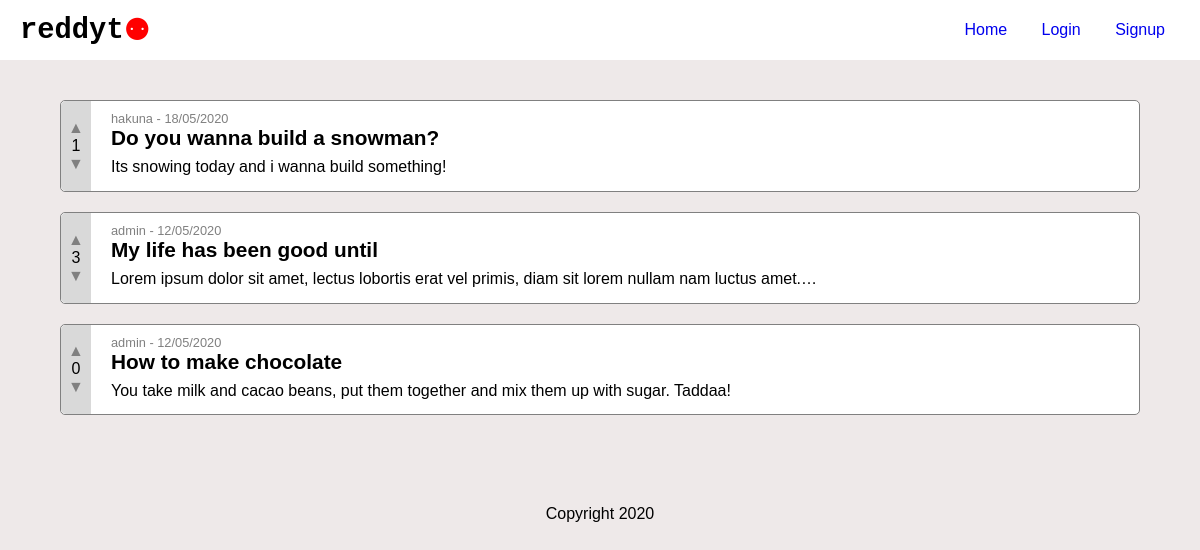
The app's page /, older data.
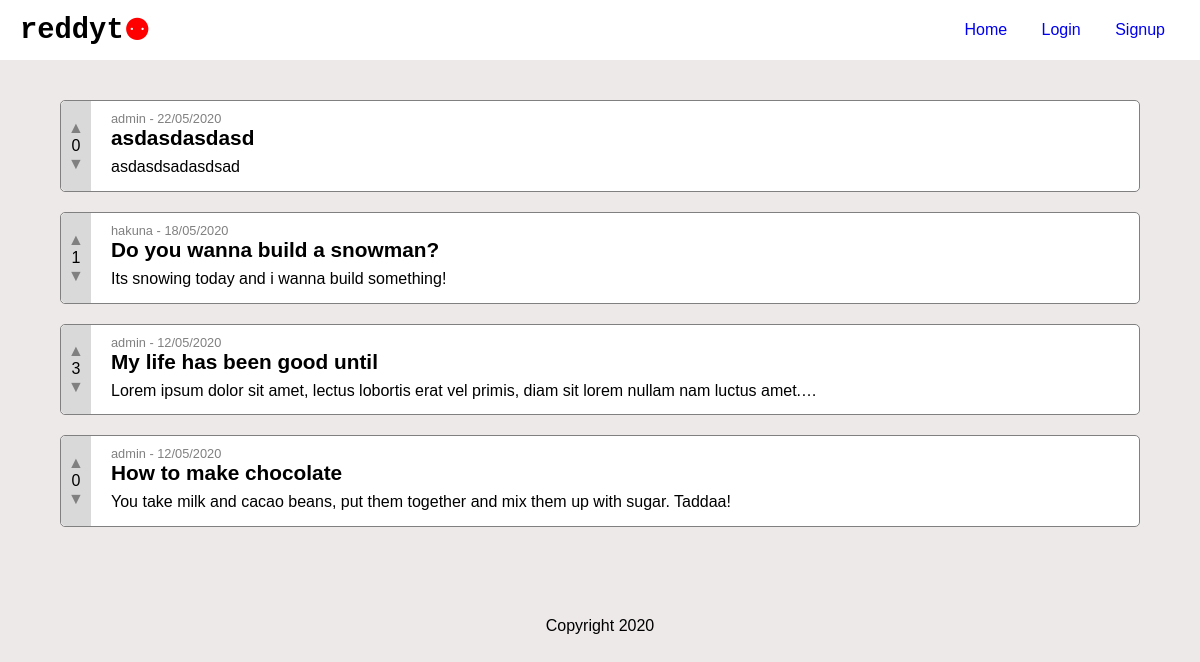
The same page, newer data.
### discussion_app/models.py (models this page shows, shortened)
class Post(models.Model):
    title = models.CharField(max_length=200)
    text = models.TextField()
    user = models.ForeignKey(User, on_delete=models.CASCADE)
    created_timestamp = models.DateTimeField(auto_now_add=True)
    votes = models.IntegerField(default=0)
    class Meta:
        ordering = ['-created_timestamp']

### discussion_app/views.py (the view)
# urls.py: path("", views.index, name="index"),
def index(request):
    posts = Post.objects.all()[:5]
    context = {"posts": posts}
    return render(request, "discussion_app/index.html", context)

### templates/discussion_app/index.html
{% extends 'base.html' %} {% block title %}Homepage{% endblock title %}
{% block content %}
<div id="discussions">
  {% for post in posts %}
  <div class="discussion post-{{ post.id }}">
    <div class="left">
      <button class="upvote post-vote" data-postid="{{ post.id }}">&#x25B2;</button>
      <p class="votes">{{ post.votes }}</p>
      <button class="downvote post-vote" data-postid="{{ post.id }}">&#x25BC;</button>
    </div>
    <a class="right" href="{% url 'discussion_app:single_post' post.id %}">
      <p class="author">{{ post.user.username }} - {{ post.created_timestamp|date:"d/m/Y" }}</p>
      <p class="title">{{ post.title }}</p>
      <p class="text">{{ post.text|truncatechars:100 }}</p>
    </a>
  </div>
  {% endfor %}
</div>
{% endblock content%}

Row changes from the older to the newer data that the page shows:
added Post: votes "0", user.username "admin", created_timestamp "22/05/2020", title "asdasdasdasd", text "asdasdsadasdsad"
